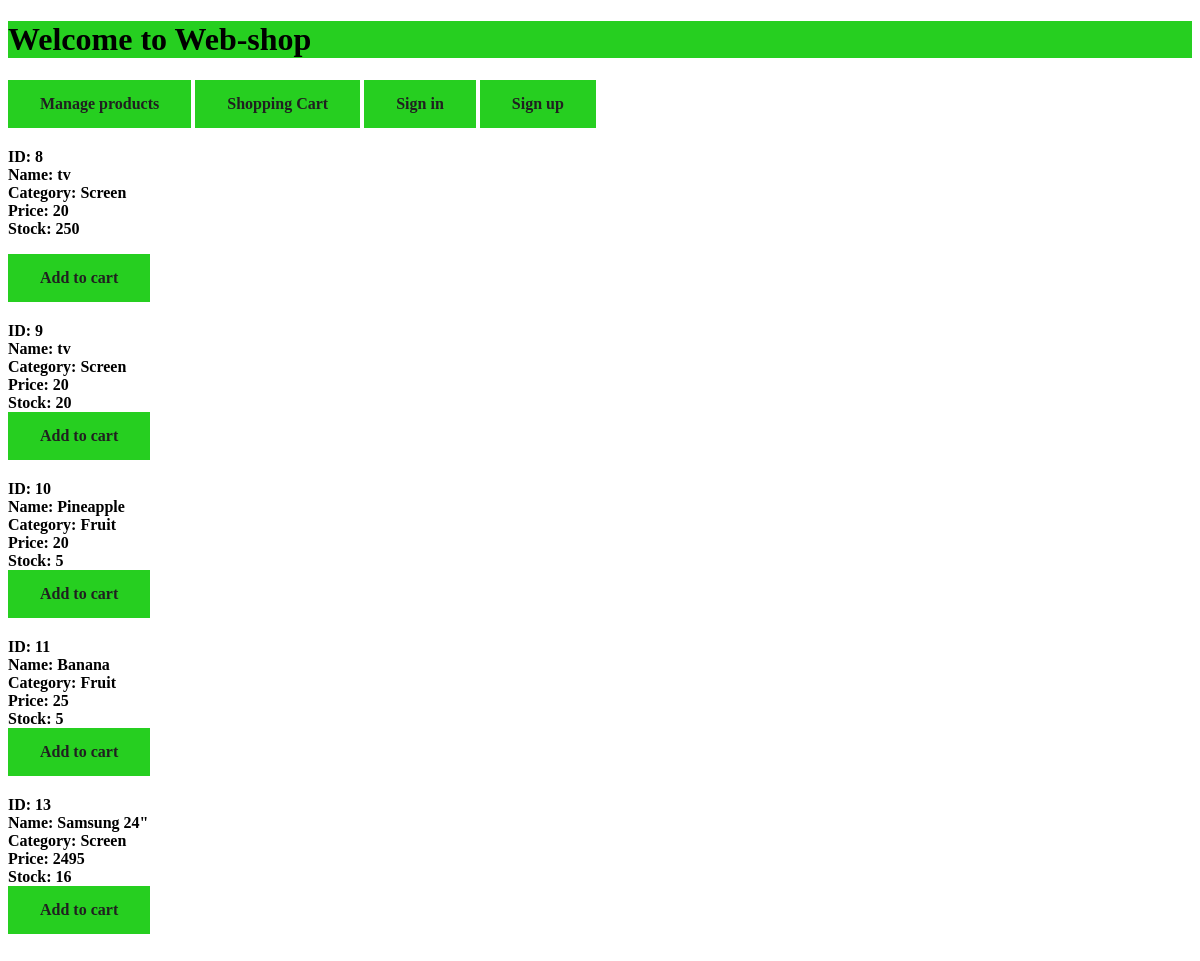
Page /index.php (signed in) on the committed database.
### tables this page shows
CREATE TABLE IF NOT EXISTS `products` (
  `idProduct` int(11) NOT NULL AUTO_INCREMENT,
  `p_name` varchar(45) DEFAULT NULL,
  `price` int(11) DEFAULT NULL,
  `stock` int(11) DEFAULT NULL,
  `category` varchar(45) DEFAULT NULL,
  PRIMARY KEY (`idProduct`)
);

### index.php (the view, shortened to what this page needs)
<?php
	include_once 'includes/dbHandler.php';
?>
<!DOCTYPE html>
<html>
<head>
<link rel="stylesheet" href="design/index.css">
</head>
<body>
<h1>Welcome to Web-shop</h1>
<b>
<p>
<button class = "button" type="button" onclick="location.href = 'manageProducts.php';">Manage products</button>
<button class = "button" type="button" onclick="location.href = 'shopCart/shoppingCart.php';">Shopping Cart</button>
<button class = "button" type="button" onclick="location.href = 'signIn.php';">Sign in</button>
<button class = "button" type="button" onclick="location.href = 'signUp.php';">Sign up</button>
<?php
	$sql = "SELECT * FROM products;";
	$result = mysqli_query($conn, $sql);
	$checkResult = mysqli_num_rows($result);
	if($checkResult > 0){
		while($row = mysqli_fetch_assoc($result)){
			echo "<br>" . "ID: " . $row['idProduct'] . "<br>";
			echo "Name: " . $row['p_name'] . "<br>";
			echo "Category: " . $row['category'] . "<br>";
			echo "Price: " . $row['price'] . "<br>";
			echo "Stock: " . $row['stock'] . "<br>";
			echo "<form action='index.php' method='post'>";
			echo '<button name = "add" class = "button" type="submit" value ='. $row['idProduct'] .'>Add to cart</button>';
		}
	}
?>
</body>
</html>

### design/index.css (style rules this page uses)
h1 { font-family:'Georgia'; background-color: #26cf20; }
.button { background-color: #26cf20; border: none; font-weight: bold; font-family:'Georgia'; color: rgb(32, 32, 32); padding: 15px 32px; text-align: center; display: inline-block; font-size: 16px; margin-bottom: 20px; cursor: pointer; }

### rows in the picture
products: idProduct "8", p_name "tv", category "Screen", price "20", stock "250"
products: idProduct "9", p_name "tv", category "Screen", price "20", stock "20"
products: idProduct "10", p_name "Pineapple", category "Fruit", price "20", stock "5"
products: idProduct "11", p_name "Banana", category "Fruit", price "25", stock "5"
products: idProduct "13", p_name "Samsung 24\"", category "Screen", price "2495", stock "16"
